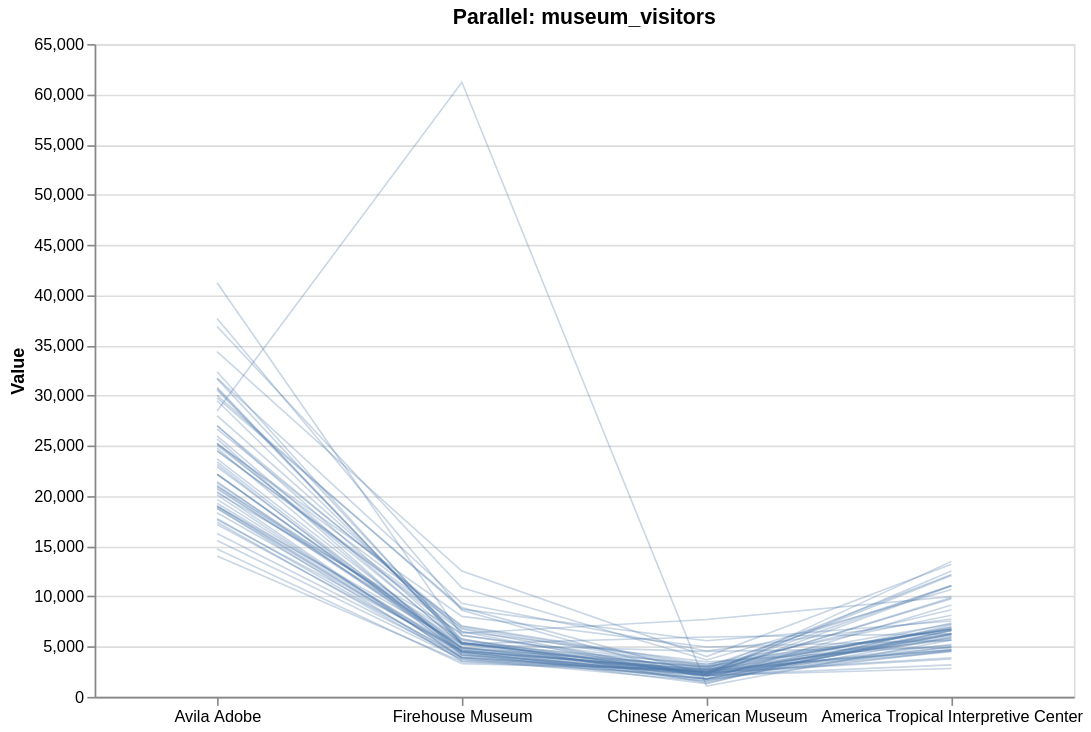

Vega-Lite specification stored for this chart:
### Vega-Lite specification from a JSON file in a GitHub repository (floating-point values rounded to 4 significant figures; data arrays with more than 128 entries replaced by an {"elided": "..."} marker saying what was removed)
{"$schema": "https://vega.github.io/schema/vega-lite/v5.json", "title": "Parallel: museum_visitors", "width": 600, "height": 400, "data": {"values": {"elided": "236 records"}}, "layer": [{"mark": {"type": "line", "opacity": 0.3, "strokeWidth": 1}, "encoding": {"x": {"field": "dimension", "type": "nominal", "sort": ["Avila Adobe", "Firehouse Museum", "Chinese American Museum", "America Tropical Interpretive Center"], "axis": {"title": null, "labelAngle": 0}, "scale": {}}, "y": {"field": "value", "type": "quantitative", "axis": {"title": "Value"}, "scale": {}}, "detail": {"field": "_index", "type": "nominal"}, "tooltip": [{"field": "dimension", "type": "nominal"}, {"field": "normalized_value", "type": "quantitative"}, {"field": "value", "type": "quantitative"}]}}], "transform": [], "params": []}
